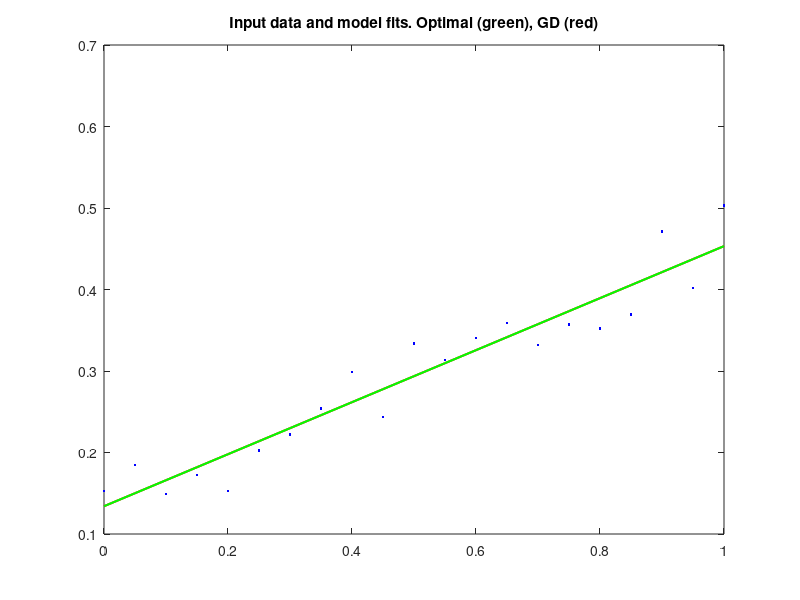
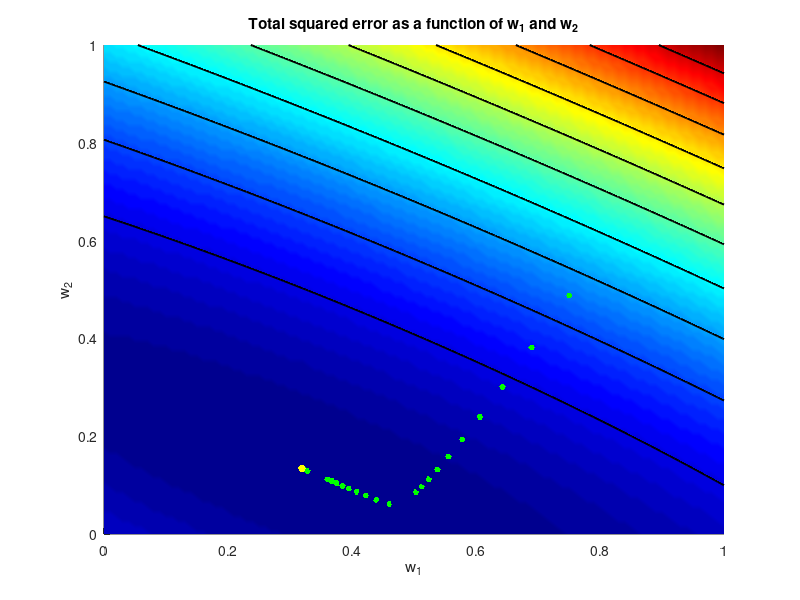

MATLAB code to generate these figures, in order:
warning('off');

% Gradient descent test - First, we will set up an array with inputs and outputs.
% The array will have 5 columns - these will correspond to:
% x_1   x_2   x_3   bias   y
%
% That is, we can have up to 3 input variables, the bias term, and the corresponding
% output. Below I will set up values only for x_1, but you will try this later with
% multiple variables by filling in values for x_2 and x_3.

w2=[.345 .12]';				% x_1 comes from a linear function y=.345x + .12
inp=[0:.05:1]';				% And I will define it in the interval [0 1]
Ex=zeros(size(inp,1),5);
Ex(:,1)=inp;	
Ex(:,2)=ones(size(inp,1),1);		% x_2 and x_3 will be set to 1 for now, change later
Ex(:,3)=ones(size(inp,1),1);		% to try multi-input regression
Ex(:,4)=ones(size(inp,1),1);		% bias term is one for every input row
Ex(:,5)=Ex(:,[1 4])*w2;			% Finally, output, y = .345*x_1 + .12
Ex(:,5)=Ex(:,5)+((rand(size(inp,1),1)-.5)*.1);	% Add some noise to the output. Change
							% the scale to add more or less noise.

							
inIdx=[1]; 	% Indices of input columns to use (choose from 1, 2, 3), in this case the
		% code will use the first column as input. Later on, when you add data to the
		% columns for x_2 and x_3, you can make inIdx=[1 2 3] to have the code use
		% all input columns, or use inIdx=[1 3], for example, to use columns 1 and
		% 3. Do not forget to re-define the output in terms of *all* the available
		% input variables!

inIdx=[inIdx 4];		% Add the column for the bias term to the inputs
inputD=size(inIdx,2);		

% Compute the optimal Least-Squares parameters as we have seen before, for comparison with
% the results we will obtain with gradient descent. Also, evaluate the squared error for the
% input dataset given the optimal parameters. This is the smallest squared error possible
% on this dataset.
w=Ex(:,inIdx)\Ex(:,5);
opterr=sum(((Ex(:,5)-(Ex(:,inIdx)*w))).^2);


% The code below will create a plot to visualize the values of E(w) for the case of one
% input vadiable. The points showing the estimates computed iteratively by gradient
% descent will be shown over this surface as green dots. The point corresponding to the
% optimal least-squared parameters computer just above will be shown in yellow.
% You will need to rotate this plot around to see the shape of the quadratic bowl and
% get a good sense of what's going on during the gradient descent iteration.
if (length(inIdx)==2)
 figure(2);clf;hold on;
 [ww1,ww2]=meshgrid([0:.01:1],[0:.01:1]);
 errS=zeros(size(ww1));
 for i=1:size(ww1,1)
  for j=1:size(ww1,2)
    wt=[ww1(i,j);ww2(i,j)];
    predict=Ex(:,inIdx)*wt;
    rrr=sum((predict-Ex(:,5)).^2);
    errS(i,j)=rrr;    
  end;
 end;
 surf(ww1,ww2,errS); 
 shading interp;
 contour3(ww1,ww2,errS,'linewidth',1.5,'LineColor',[0 0 0]);
 colormap(jet);
 title('Total squared error as a function of w_1 and w_2');
 xlabel('w_1');
 ylabel('w_2');
 zlabel('E(w)');
end;

% Gradient descent procedure. First, generate a random initial guess for the model
% parameters and set up the step size for the gradient descent iteration.
w_gd=rand(inputD,1);		% Random starting point
alpha=.001;			% Step size
it=0;				% Iteration counter

% Gradient descent loop - for each parameter, compute an update as given in the
% notes.
while (1) 

 it=it+1;
 predict=Ex(:,inIdx)*w_gd;		% Output prediction from current model parameters
 w_new=w_gd;				% Copy current parameters for update

 % Loop over input parameters
 for i=1:inputD
  w_new(i)=w_new(i) + (alpha*  sum((Ex(:,5)-predict).*Ex(:,inIdx(i))));	% GD update
 end;

 % Check for convergence
 if (sqrt(sum((w_new-w_gd).^2))<1e-9|it>100000) break; end;

 % Update GD parameters with the new estimate
 w_gd=w_new;
 
 % Compute squared error for this iteration so we can plot it and also print its value
 rrr=sum((predict-Ex(:,5)).^2);

 plt=0;
 if (it>=10&mod(it,10^floor(log10(it)))==0) fprintf(2,'Iteration %d, squared error=%f\n',it,rrr); plt=1; end;

 % Plot current error on the error surface
 if (length(inIdx)==2&plt)
  plot3(w_gd(1),w_gd(2),rrr,'g.','markersize',14);
 end;
 
end;

if (inputD==2)
 plot3(w(1),w(2),opterr,'y.','markersize',16);
end;

% Output the final parameters obtained by the GD iteration
fprintf(2,'Final weights=%f\n',w_gd);
fprintf(2,'Squared error=%f\n\n',rrr);

% And compare with the optimal weights from the closed-form solution
fprintf(2,'Optimal LS weights=%f\n',w);
fprintf(2,'Squared error=%f\n',opterr);

% Plot the input data, the optimal model computed by the closed form LS equation, and the model
% obtained from the GD procedure.
if (inputD==2)
 figure(1);clf;
 plot(Ex(:,inIdx(1)),Ex(:,5),'b.'); hold on;
 plot(Ex(:,inIdx(1)),predict,'r-','linewidth',1.5);
 plot(Ex(:,inIdx(1)),Ex(:,inIdx)*w,'g-','linewidth',1.5);
 title('Input data and model fits. Optimal (green), GD (red)');
end;
